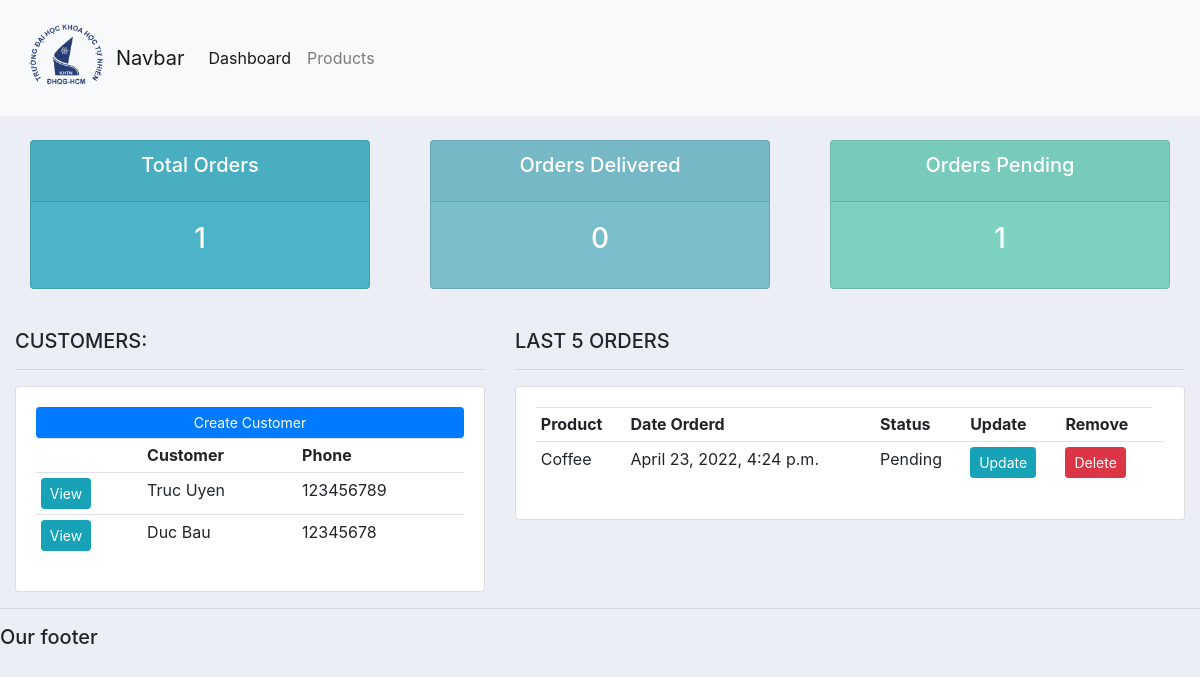
/, run on an earlier commit of the app's database.
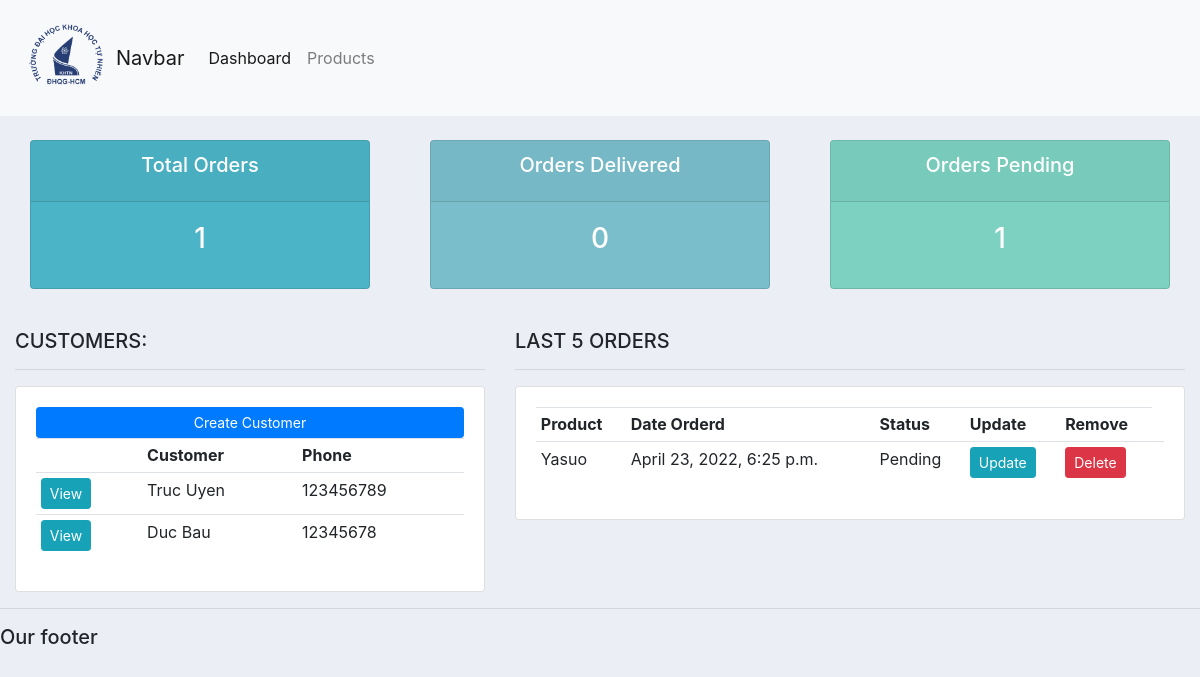
And on a later commit of the database.
### accounts/models.py (models this page shows, shortened)
class Customer(models.Model):
    name = models.CharField(max_length=200, null=True)
    phone = models.CharField(max_length=200, null=True)
    email = models.CharField(max_length=200, null=True)
    date_created = models.DateTimeField(auto_now_add=True)

class Order(models.Model):
    STATUS = (
        ('Pending', 'Pending'),
        ('Out for delivery', 'Out for delivery'),
        ('Delivered', 'Delivered')
    )
    customer = models.ForeignKey(Customer, null=True, on_delete=models.SET_NULL)
    product = models.ForeignKey(Product, null=True, on_delete=models.SET_NULL)
    date_created = models.DateTimeField(auto_now_add=True)
    status = models.CharField(max_length=200, null=True, choices=STATUS)
    note = models.CharField(max_length=200, null=True)

class Product(models.Model):
    CATELOGY = (
        ('Indoor', 'Indoor'),
        ('Outdoor', 'Outdoor')
    )
    name = models.CharField(max_length=200, null=True)
    price = models.FloatField(null=True)
    category = models.CharField(max_length=200, null=True, choices=CATELOGY)
    description = models.CharField(max_length=200, null=True,blank=True)
    date_created = models.DateTimeField(auto_now_add=True)
    tags = models.ManyToManyField(Tag)
    def __str__(self):
        return self.name

### accounts/views.py (the view)
# urls.py: 2. Add a URL to urlpatterns:  path('', views.home, name='home')
def home(request):
    orders = Order.objects.all()
    customers = Customer.objects.all()
    total_orders = orders.count()
    delivered = orders.filter(status='Delivered').count()
    pending = orders.filter(status='Pending').count()
    context = {'orders': orders, 'customers': customers,
               'total_orders': total_orders,
               'delivered': delivered,
               "pending": pending}
    return render(request, 'accounts/dashboard.html', context)

### templates/accounts/dashboard.html
<!DOCTYPE html>
{%  extends 'accounts/main.html' %}
{% block content %}
{%  include 'accounts/status.html' %}
<br>
<div class="row">
	<div class="col-md-5">
		<h5>CUSTOMERS:</h5>
		<hr>
		<div class="card card-body">
			<a class="btn btn-primary  btn-sm btn-block" href="">Create Customer</a>
			<table class="table table-sm">
				<tr>
					<th></th>
					<th>Customer</th>
					<th>Phone</th>
				</tr>
                {% for i in customers %}
                            <tr>
                                <td><a class="btn btn-sm btn-info" href="{% url 'customer' i.id  %}">View</a></td>
                                <td>{{i.name}}</td>
                                <td>{{i.phone}}</td>
                            </tr>
                {% endfor %}
			</table>
		</div>
	</div>
	<div class="col-md-7">
		<h5>LAST 5 ORDERS</h5>
		<hr>
		<div class="card card-body">
			<table class="table table-sm">
				<tr>
					<th>Product</th>
					<th>Date Orderd</th>
					<th>Status</th>
					<th>Update</th>
					<th>Remove</th>
				</tr>
                {% for i in orders %}
                            <tr>
                                <td>{{i.product}}</td>
                                <td>{{i.date_created}}</td>
                                <td>{{i.status}}</td>
                                <td><a class="btn btn-sm btn-info" href="{% url 'update_order' i.id %}">Update</a></td>
                                <td><a class="btn btn-sm btn-danger" href="{%  url 'delete_order' i.id %}">Delete</a></td>
                                <td></td>
                            </tr>
                {% endfor %}
			</table>
		</div>
	</div>
</div>
{% endblock %}

What changed in the data, as far as the page shows it:
removed Order: product "Coffee", date_created "April 23, 2022, 4:24 p.m.", status "Pending"
added Order: product "Yasuo", date_created "April 23, 2022, 6:25 p.m.", status "Pending"
